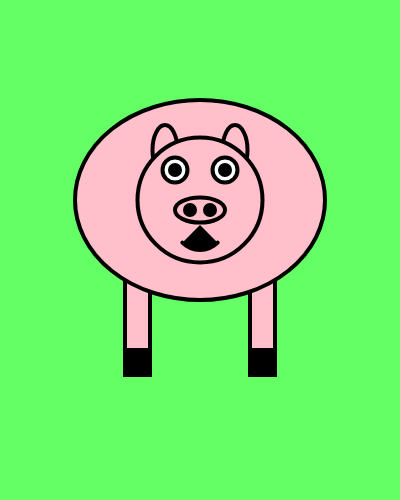
Frame 1 (no input)
Frame 60 (no input): identical to frame 1, image omitted
Frame 120 (the mouse pressed at the canvas centre since frame 60): identical to frame 1, image omitted

The p5.js sketch that drew this single still picture (run headless with seeded random() and noise() and a simulated clock; from frame 60 on, the mouse is pressed at the canvas centre):

// p5.js sketch
// ── sketch.js
function setup() {
  createCanvas(400, 500);
  strokeWeight(4);
}

function draw() {
  background(100,255,100);
  
  fill(255,192,203);
  
  //legs
  rect(125,250,25,125);
  rect(250,250,25,125);
  fill(0);
  rect(125,350,25,25);
  rect(250,350,25,25);
  
  fill(255,192,203);
  
  //cuerpo
  ellipse(200,200,250,200);
  
  //orejas
  ellipse(165,150,25,50);
  ellipse(235,150,25,50);
  //face
  circle(200,200,125);

  //ojo izquierdo
  fill(255);
circle(175,170,25);
  fill(0);
  circle(175,170,10);
  
  //ojoderecho
  fill(255);
  circle(225,170,25);
  fill(0);
  circle(225,170,10);
  
  //nariz
  fill(255,192,203);
  ellipse(200,210,50,25);
  fill(0);
  circle(190,210,10);
  circle(210,210,10);
  
  //boca
  arc(200,225,50,50,PI*.25,PI*.75);
}
